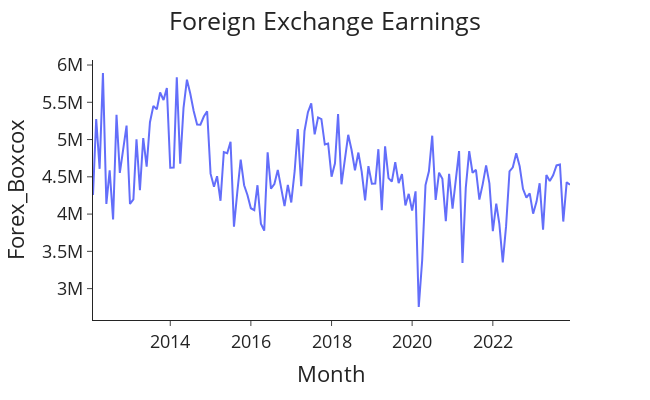
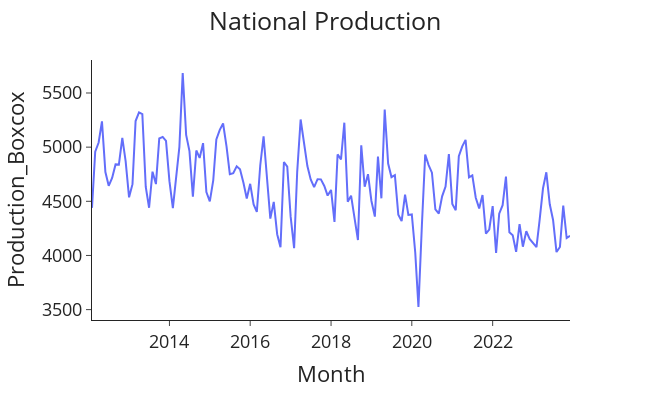

These figures' notebook cell, in order:
### Code cell
# Plot the box-cox forex data
plot_forex_earnings(df=data, y='Forex_Boxcox')
plot_production(df=data, y='Production_Boxcox')

### Figure 1 — Plotly figure (JSON) as saved in the notebook; plotly's stock layout.template omitted (floating-point values rounded to 4 significant figures; data arrays with more than 128 entries replaced by an {"elided": "..."} marker saying what was removed)
{"data": [{"hovertemplate": "Month=%{x}<br>Forex_Boxcox=%{y}<extra></extra>", "legendgroup": "", "line": {"color": "#636efa", "dash": "solid"}, "marker": {"symbol": "circle"}, "mode": "lines", "name": "", "orientation": "v", "showlegend": false, "type": "scatter", "x": {"elided": "143 str values"}, "xaxis": "x", "y": {"elided": "143 float values"}, "yaxis": "y"}], "layout": {"font": {"size": 18}, "height": 400, "legend": {"tracegroupgap": 0}, "margin": {"t": 60}, "title": {"text": "Foreign Exchange Earnings", "x": 0.5}, "width": 650, "xaxis": {"anchor": "y", "autorange": true, "domain": [0, 1], "range": ["2012-02-01", "2023-12-01"], "title": {"text": "Month"}, "type": "date"}, "yaxis": {"anchor": "x", "autorange": true, "domain": [0, 1], "range": [2579000.0, 6067000.0], "title": {"text": "Forex_Boxcox"}, "type": "linear"}}}

### Figure 2 — Plotly figure (JSON) as saved in the notebook; plotly's stock layout.template omitted (floating-point values rounded to 4 significant figures; data arrays with more than 128 entries replaced by an {"elided": "..."} marker saying what was removed)
{"data": [{"hovertemplate": "Month=%{x}<br>Production_Boxcox=%{y}<extra></extra>", "legendgroup": "", "line": {"color": "#636efa", "dash": "solid"}, "marker": {"symbol": "circle"}, "mode": "lines", "name": "", "orientation": "v", "showlegend": false, "type": "scatter", "x": {"elided": "143 str values"}, "xaxis": "x", "y": {"elided": "143 float values"}, "yaxis": "y"}], "layout": {"font": {"size": 18}, "height": 400, "legend": {"tracegroupgap": 0}, "margin": {"t": 60}, "title": {"text": "National Production", "x": 0.5}, "width": 650, "xaxis": {"anchor": "y", "autorange": true, "domain": [0, 1], "range": ["2012-02-01", "2023-12-01"], "title": {"text": "Month"}, "type": "date"}, "yaxis": {"anchor": "x", "autorange": true, "domain": [0, 1], "range": [3404.0, 5805.0], "title": {"text": "Production_Boxcox"}, "type": "linear"}}}
